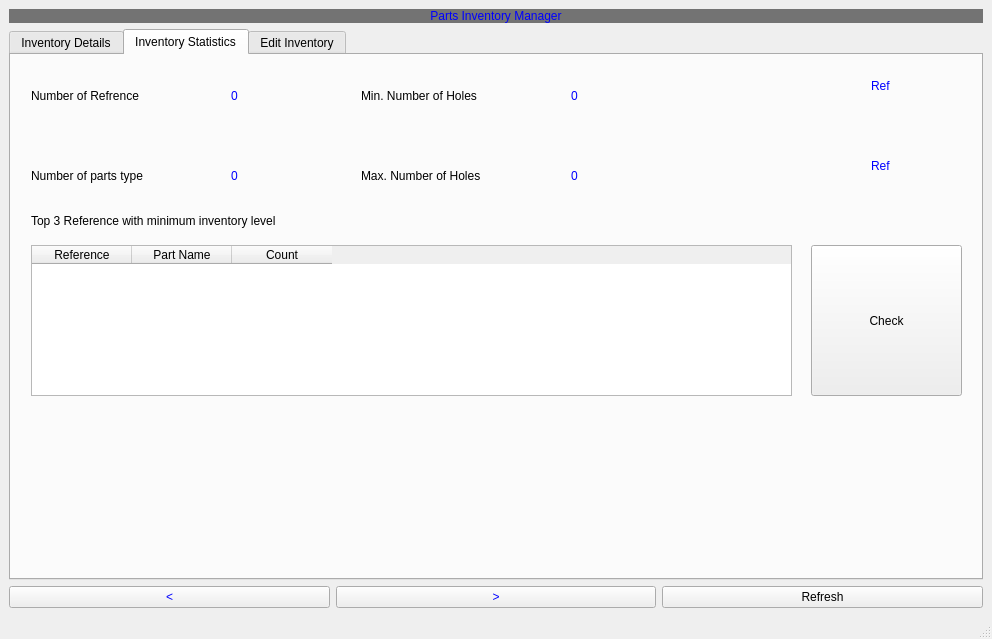
<?xml version="1.0" encoding="UTF-8"?>
<ui version="4.0">
 <class>MainWindow</class>
 <widget class="QMainWindow" name="MainWindow">
  <property name="geometry">
   <rect>
    <x>0</x>
    <y>0</y>
    <width>992</width>
    <height>639</height>
   </rect>
  </property>
  <property name="windowTitle">
   <string>Part Inventory Manager</string>
  </property>
  <widget class="QWidget" name="centralwidget">
   <layout class="QGridLayout" name="gridLayout">
    <item row="2" column="0">
     <widget class="QPushButton" name="previous_btn">
      <property name="styleSheet">
       <string notr="true">font: 75 20pt &quot;MS Shell Dlg 2&quot;;
color: rgb(0, 0, 255);</string>
      </property>
      <property name="text">
       <string>&lt;</string>
      </property>
     </widget>
    </item>
    <item row="1" column="0" colspan="3">
     <widget class="QTabWidget" name="tabWidget">
      <property name="styleSheet">
       <string notr="true">font: 16pt &quot;Arial&quot;;</string>
      </property>
      <property name="currentIndex">
       <number>1</number>
      </property>
      <widget class="QWidget" name="tab">
       <attribute name="title">
        <string>Inventory Details</string>
       </attribute>
       <widget class="QTableWidget" name="table">
        <property name="geometry">
         <rect>
          <x>10</x>
          <y>40</y>
          <width>951</width>
          <height>381</height>
         </rect>
        </property>
        <property name="styleSheet">
         <string notr="true">font: 10pt &quot;Arial&quot;;</string>
        </property>
        <column>
         <property name="text">
          <string>ID</string>
         </property>
        </column>
        <column>
         <property name="text">
          <string>Reference</string>
         </property>
        </column>
        <column>
         <property name="text">
          <string>Part Name</string>
         </property>
        </column>
        <column>
         <property name="text">
          <string>Min Area</string>
         </property>
        </column>
        <column>
         <property name="text">
          <string>Max Area</string>
         </property>
        </column>
        <column>
         <property name="text">
          <string>Num of Holes</string>
         </property>
        </column>
        <column>
         <property name="text">
          <string>Min Diameter</string>
         </property>
        </column>
        <column>
         <property name="text">
          <string>Max Diamter</string>
         </property>
        </column>
        <column>
         <property name="text">
          <string>Count</string>
         </property>
        </column>
       </widget>
       <widget class="QLabel" name="label_2">
        <property name="geometry">
         <rect>
          <x>10</x>
          <y>0</y>
          <width>651</width>
          <height>31</height>
         </rect>
        </property>
        <property name="text">
         <string>Search of references with count level lower or equal to:</string>
        </property>
       </widget>
       <widget class="QSpinBox" name="count_filter_txt">
        <property name="geometry">
         <rect>
          <x>610</x>
          <y>0</y>
          <width>101</width>
          <height>31</height>
         </rect>
        </property>
       </widget>
       <widget class="QPushButton" name="search_btn">
        <property name="geometry">
         <rect>
          <x>720</x>
          <y>0</y>
          <width>221</width>
          <height>31</height>
         </rect>
        </property>
        <property name="text">
         <string>Search</string>
        </property>
       </widget>
      </widget>
      <widget class="QWidget" name="tab_2">
       <attribute name="title">
        <string>Inventory Statistics</string>
       </attribute>
       <widget class="QLabel" name="label_3">
        <property name="geometry">
         <rect>
          <x>20</x>
          <y>10</y>
          <width>201</width>
          <height>61</height>
         </rect>
        </property>
        <property name="text">
         <string>Number of Refrence</string>
        </property>
       </widget>
       <widget class="QLabel" name="label_4">
        <property name="geometry">
         <rect>
          <x>20</x>
          <y>90</y>
          <width>201</width>
          <height>61</height>
         </rect>
        </property>
        <property name="text">
         <string>Number of parts type</string>
        </property>
       </widget>
       <widget class="QLabel" name="label_5">
        <property name="geometry">
         <rect>
          <x>350</x>
          <y>90</y>
          <width>211</width>
          <height>61</height>
         </rect>
        </property>
        <property name="text">
         <string>Max. Number of Holes</string>
        </property>
       </widget>
       <widget class="QLabel" name="label_6">
        <property name="geometry">
         <rect>
          <x>350</x>
          <y>10</y>
          <width>201</width>
          <height>61</height>
         </rect>
        </property>
        <property name="text">
         <string>Min. Number of Holes</string>
        </property>
       </widget>
       <widget class="QLabel" name="lbl_ref_nbr">
        <property name="geometry">
         <rect>
          <x>220</x>
          <y>10</y>
          <width>61</width>
          <height>61</height>
         </rect>
        </property>
        <property name="styleSheet">
         <string notr="true">font: 24pt &quot;Arial&quot;;
color: rgb(0, 0, 255);</string>
        </property>
        <property name="text">
         <string>0</string>
        </property>
       </widget>
       <widget class="QLabel" name="lbl_parts_nbr">
        <property name="geometry">
         <rect>
          <x>220</x>
          <y>90</y>
          <width>61</width>
          <height>61</height>
         </rect>
        </property>
        <property name="styleSheet">
         <string notr="true">font: 24pt &quot;Arial&quot;;
color: rgb(0, 0, 255);</string>
        </property>
        <property name="text">
         <string>0</string>
        </property>
       </widget>
       <widget class="QLabel" name="lbl_nim_hole">
        <property name="geometry">
         <rect>
          <x>560</x>
          <y>10</y>
          <width>61</width>
          <height>61</height>
         </rect>
        </property>
        <property name="styleSheet">
         <string notr="true">font: 24pt &quot;Arial&quot;;
color: rgb(0, 0, 255);</string>
        </property>
        <property name="text">
         <string>0</string>
        </property>
       </widget>
       <widget class="QLabel" name="lbl_max_hole">
        <property name="geometry">
         <rect>
          <x>560</x>
          <y>90</y>
          <width>61</width>
          <height>61</height>
         </rect>
        </property>
        <property name="styleSheet">
         <string notr="true">font: 24pt &quot;Arial&quot;;
color: rgb(0, 0, 255);</string>
        </property>
        <property name="text">
         <string>0</string>
        </property>
       </widget>
       <widget class="QLabel" name="lbl_nim_hole_2">
        <property name="geometry">
         <rect>
          <x>860</x>
          <y>0</y>
          <width>61</width>
          <height>61</height>
         </rect>
        </property>
        <property name="styleSheet">
         <string notr="true">font: 24pt &quot;Arial&quot;;
color: rgb(0, 0, 255);</string>
        </property>
        <property name="text">
         <string>Ref</string>
        </property>
       </widget>
       <widget class="QLabel" name="lbl_max_hole_2">
        <property name="geometry">
         <rect>
          <x>860</x>
          <y>80</y>
          <width>61</width>
          <height>61</height>
         </rect>
        </property>
        <property name="styleSheet">
         <string notr="true">font: 24pt &quot;Arial&quot;;
color: rgb(0, 0, 255);</string>
        </property>
        <property name="text">
         <string>Ref</string>
        </property>
       </widget>
       <widget class="QTableWidget" name="table2">
        <property name="geometry">
         <rect>
          <x>20</x>
          <y>190</y>
          <width>761</width>
          <height>151</height>
         </rect>
        </property>
        <property name="styleSheet">
         <string notr="true">font: 10pt &quot;Arial&quot;;
font: 75 12pt &quot;MS Shell Dlg 2&quot;;</string>
        </property>
        <column>
         <property name="text">
          <string>Reference</string>
         </property>
        </column>
        <column>
         <property name="text">
          <string>Part Name</string>
         </property>
        </column>
        <column>
         <property name="text">
          <string>Count</string>
         </property>
        </column>
       </widget>
       <widget class="QLabel" name="label_19">
        <property name="geometry">
         <rect>
          <x>20</x>
          <y>150</y>
          <width>571</width>
          <height>31</height>
         </rect>
        </property>
        <property name="text">
         <string>Top 3 Reference with minimum inventory level</string>
        </property>
       </widget>
       <widget class="QPushButton" name="check_btn">
        <property name="geometry">
         <rect>
          <x>800</x>
          <y>190</y>
          <width>151</width>
          <height>151</height>
         </rect>
        </property>
        <property name="text">
         <string>Check</string>
        </property>
       </widget>
      </widget>
      <widget class="QWidget" name="tab_3">
       <attribute name="title">
        <string>Edit Inventory</string>
       </attribute>
       <widget class="QLabel" name="label_7">
        <property name="geometry">
         <rect>
          <x>40</x>
          <y>70</y>
          <width>331</width>
          <height>71</height>
         </rect>
        </property>
        <property name="text">
         <string>Reference</string>
        </property>
       </widget>
       <widget class="QLabel" name="label_14">
        <property name="geometry">
         <rect>
          <x>40</x>
          <y>140</y>
          <width>331</width>
          <height>71</height>
         </rect>
        </property>
        <property name="text">
         <string>Part Name</string>
        </property>
       </widget>
       <widget class="QLabel" name="label_15">
        <property name="geometry">
         <rect>
          <x>40</x>
          <y>210</y>
          <width>331</width>
          <height>71</height>
         </rect>
        </property>
        <property name="text">
         <string>Min Area</string>
        </property>
       </widget>
       <widget class="QLabel" name="label_26">
        <property name="geometry">
         <rect>
          <x>40</x>
          <y>280</y>
          <width>331</width>
          <height>71</height>
         </rect>
        </property>
        <property name="text">
         <string>Max Area</string>
        </property>
       </widget>
       <widget class="QLabel" name="label_27">
        <property name="geometry">
         <rect>
          <x>490</x>
          <y>210</y>
          <width>331</width>
          <height>71</height>
         </rect>
        </property>
        <property name="text">
         <string>Max Diameter</string>
        </property>
       </widget>
       <widget class="QLabel" name="label_28">
        <property name="geometry">
         <rect>
          <x>490</x>
          <y>70</y>
          <width>331</width>
          <height>71</height>
         </rect>
        </property>
        <property name="text">
         <string>Number of Holes</string>
        </property>
       </widget>
       <widget class="QLabel" name="label_29">
        <property name="geometry">
         <rect>
          <x>490</x>
          <y>140</y>
          <width>331</width>
          <height>71</height>
         </rect>
        </property>
        <property name="text">
         <string>Min Diameter</string>
        </property>
       </widget>
       <widget class="QLabel" name="label_30">
        <property name="geometry">
         <rect>
          <x>490</x>
          <y>270</y>
          <width>331</width>
          <height>71</height>
         </rect>
        </property>
        <property name="text">
         <string>Count</string>
        </property>
       </widget>
       <widget class="QLabel" name="label_31">
        <property name="geometry">
         <rect>
          <x>20</x>
          <y>20</y>
          <width>81</width>
          <height>71</height>
         </rect>
        </property>
        <property name="text">
         <string>ID</string>
        </property>
       </widget>
       <widget class="QLineEdit" name="reference">
        <property name="geometry">
         <rect>
          <x>160</x>
          <y>101</y>
          <width>241</width>
          <height>31</height>
         </rect>
        </property>
        <property name="text">
         <string/>
        </property>
       </widget>
       <widget class="QLineEdit" name="part_name">
        <property name="geometry">
         <rect>
          <x>160</x>
          <y>170</y>
          <width>241</width>
          <height>31</height>
         </rect>
        </property>
        <property name="text">
         <string/>
        </property>
       </widget>
       <widget class="QLineEdit" name="min_area">
        <property name="geometry">
         <rect>
          <x>160</x>
          <y>240</y>
          <width>241</width>
          <height>31</height>
         </rect>
        </property>
        <property name="text">
         <string/>
        </property>
       </widget>
       <widget class="QLineEdit" name="max_area">
        <property name="geometry">
         <rect>
          <x>160</x>
          <y>300</y>
          <width>241</width>
          <height>31</height>
         </rect>
        </property>
        <property name="text">
         <string/>
        </property>
       </widget>
       <widget class="QLineEdit" name="number_of_holes">
        <property name="geometry">
         <rect>
          <x>680</x>
          <y>90</y>
          <width>241</width>
          <height>31</height>
         </rect>
        </property>
        <property name="text">
         <string/>
        </property>
       </widget>
       <widget class="QLineEdit" name="max_diameter">
        <property name="geometry">
         <rect>
          <x>680</x>
          <y>229</y>
          <width>241</width>
          <height>31</height>
         </rect>
        </property>
        <property name="text">
         <string/>
        </property>
       </widget>
       <widget class="QLineEdit" name="min_diameter">
        <property name="geometry">
         <rect>
          <x>680</x>
          <y>159</y>
          <width>241</width>
          <height>31</height>
         </rect>
        </property>
        <property name="text">
         <string/>
        </property>
       </widget>
       <widget class="QSpinBox" name="count">
        <property name="geometry">
         <rect>
          <x>680</x>
          <y>290</y>
          <width>241</width>
          <height>31</height>
         </rect>
        </property>
       </widget>
       <widget class="QPushButton" name="update_btn">
        <property name="geometry">
         <rect>
          <x>440</x>
          <y>340</y>
          <width>161</width>
          <height>51</height>
         </rect>
        </property>
        <property name="text">
         <string>Update</string>
        </property>
       </widget>
       <widget class="QPushButton" name="delete_btn">
        <property name="geometry">
         <rect>
          <x>610</x>
          <y>340</y>
          <width>161</width>
          <height>51</height>
         </rect>
        </property>
        <property name="text">
         <string>Delete</string>
        </property>
       </widget>
       <widget class="QPushButton" name="add_btn">
        <property name="geometry">
         <rect>
          <x>780</x>
          <y>340</y>
          <width>161</width>
          <height>51</height>
         </rect>
        </property>
        <property name="text">
         <string>Add</string>
        </property>
       </widget>
       <widget class="QLabel" name="show_label">
        <property name="geometry">
         <rect>
          <x>290</x>
          <y>15</y>
          <width>631</width>
          <height>51</height>
         </rect>
        </property>
        <property name="styleSheet">
         <string notr="true">background-color: rgb(111, 111, 111);
color: rgb(0, 0, 255);
font: 75 12pt &quot;Arial&quot;;</string>
        </property>
        <property name="text">
         <string/>
        </property>
        <property name="alignment">
         <set>Qt::AlignCenter</set>
        </property>
       </widget>
       <widget class="QLineEdit" name="update_txt">
        <property name="geometry">
         <rect>
          <x>60</x>
          <y>40</y>
          <width>151</width>
          <height>31</height>
         </rect>
        </property>
       </widget>
       <widget class="QLabel" name="label_32">
        <property name="geometry">
         <rect>
          <x>20</x>
          <y>10</y>
          <width>221</width>
          <height>21</height>
         </rect>
        </property>
        <property name="styleSheet">
         <string notr="true">background-color: rgb(112, 112, 112);</string>
        </property>
        <property name="text">
         <string>Enter Item ID to Update</string>
        </property>
       </widget>
       <widget class="QPushButton" name="ok_btn">
        <property name="geometry">
         <rect>
          <x>220</x>
          <y>40</y>
          <width>41</width>
          <height>31</height>
         </rect>
        </property>
        <property name="mouseTracking">
         <bool>false</bool>
        </property>
        <property name="text">
         <string>OK</string>
        </property>
       </widget>
      </widget>
     </widget>
    </item>
    <item row="2" column="1">
     <widget class="QPushButton" name="next_btn">
      <property name="styleSheet">
       <string notr="true">font: 75 20pt &quot;MS Shell Dlg 2&quot;;
color: rgb(0, 0, 255);</string>
      </property>
      <property name="text">
       <string>&gt;</string>
      </property>
     </widget>
    </item>
    <item row="2" column="2">
     <widget class="QPushButton" name="refresh_btn">
      <property name="styleSheet">
       <string notr="true">font: 16pt &quot;Arial&quot;;</string>
      </property>
      <property name="text">
       <string>Refresh</string>
      </property>
     </widget>
    </item>
    <item row="0" column="0" colspan="3">
     <widget class="QLabel" name="label">
      <property name="styleSheet">
       <string notr="true">font: 75 30pt &quot;Arial&quot;;
background-color: rgb(115, 115, 115);
color: rgb(0, 0, 255);</string>
      </property>
      <property name="text">
       <string>Parts Inventory Manager</string>
      </property>
      <property name="alignment">
       <set>Qt::AlignCenter</set>
      </property>
     </widget>
    </item>
   </layout>
  </widget>
  <widget class="QMenuBar" name="menubar">
   <property name="geometry">
    <rect>
     <x>0</x>
     <y>0</y>
     <width>992</width>
     <height>21</height>
    </rect>
   </property>
  </widget>
  <widget class="QStatusBar" name="statusbar"/>
 </widget>
 <resources/>
 <connections/>
</ui>
